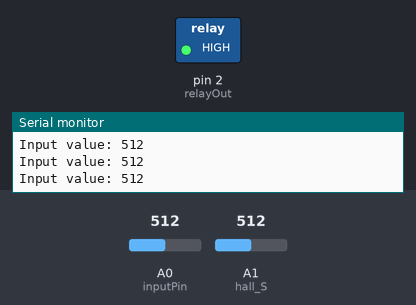
This sketch was run on a simulated Arduino Uno, built with avr-gcc and run on an emulated ATmega328P. Parts: switched loads named in the sketch (green lamp = pin HIGH), the last lines printed to the serial monitor. Inputs (shaded band) come from the test bench; at power-on: A0 (inputPin) = 512, A1 (hall_S) = 512. At 1.5 s the program stops and its outputs stay as they are.

Above: at 1.2 s.
1.3 s: A0 (inputPin) set to 290
At 2.3 s:
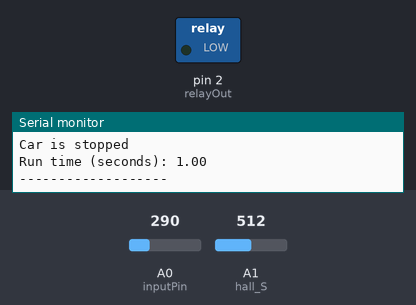
Timing chart, 0 to 3.0 s (numbered marks = the images above; inputs shaded):
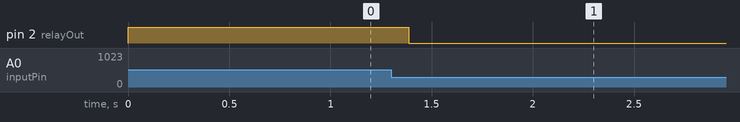

Measured:
- after the input at 1.3 s, pin 2 (relayOut): HIGH → LOW after 0.09 s

The sketch:

actualManometer.ino
```cpp
int inputPin = A0;
int threshold = 300;
int relayOut = 2;

int startTime;
int endTime;
int runMillis;
int runSecs;

int hall_S = 1;
boolean hstate_S = true;
boolean stopped_S = false;
long count_S = 0; // total number of rotations before car stops
float RPM_S = 0;
double circum_S = 33;
int angle_S;
long starting_S;
long startTime_S;
long endTime_S;
long howLongToRun_S = 10000;

void setup()
{
  pinMode(relayOut, OUTPUT);
  Serial.begin(9600);
  Serial.println("-------------------");
  Serial.println("Begin run");
  digitalWrite(relayOut, HIGH);
  startTime = millis();

  pinMode(hall_S, INPUT);
  starting_S = millis();
}


String floatPrint(float x){
  int intp = x;
  int fracp = (x - intp) * 1000;
  if(fracp < 0){
    fracp = -1 * fracp;
  }
  return (String(intp) + "." + String(fracp));
}

void checkEndAndRecord(){
  if ((millis() - starting_S) >= howLongToRun_S) //end switch flipped or iodine end
  {
    stopped_S = true;
    long distance = count_S*circum_S / 2;
  }
}


void updateRotations()
{
  ++count_S; //count revolution for distance
  Serial.print("Count = ");
  Serial.println(count_S);
}

void calculateRPM(){
  float timeHalf = endTime_S - startTime_S;
  float fullRotateTime = timeHalf / 500; // 2 / 1000, 2 because 2 hall effect sensors, 1000 milliseconds to a second
  RPM_S = 60 / fullRotateTime;
  //Serial.print("RPM = ");
  //Serial.println(RPM_S);
  Serial.print("Speed = ");
  Serial.println(RPM_S * circum_S / 60 / 100);
}


void loop()
{


  int manoValue = analogRead(inputPin);
  //Serial.print("Hall: ");
  //Serial.println(analogRead(hall_S));

  //BEGIN SPEED CODE

  checkEndAndRecord();
  //RPM and Revolution Monitoring
  if(analogRead(hall_S) < 50) //magnet hasnt passed
  {
    hstate_S = false; //prevent multiple revolution counts in next block
    startTime_S = millis();
    while (analogRead(hall_S) < 50)
    {
      checkEndAndRecord();
    }
      endTime_S = millis();
  }
  //magnet crosses hall effect
  if (hstate_S==false)
  {
    updateRotations();
    calculateRPM();
  }
  hstate_S=true;

  //END SPEED CODE

  if (manoValue < threshold)
  {
    endTime = millis();
    Serial.println("\n\n\n\n\n");
    Serial.println("Car is stopped");
    runMillis = endTime-startTime;
    float runSecs = runMillis/1000;
    Serial.print("Run time (seconds): ");
    Serial.println(runSecs);
    Serial.println("-------------------");
    digitalWrite(relayOut, LOW);
    while(1);

  }
  else
  {
    Serial.print("Input value: ");
    Serial.println(manoValue);
  }


}
```
